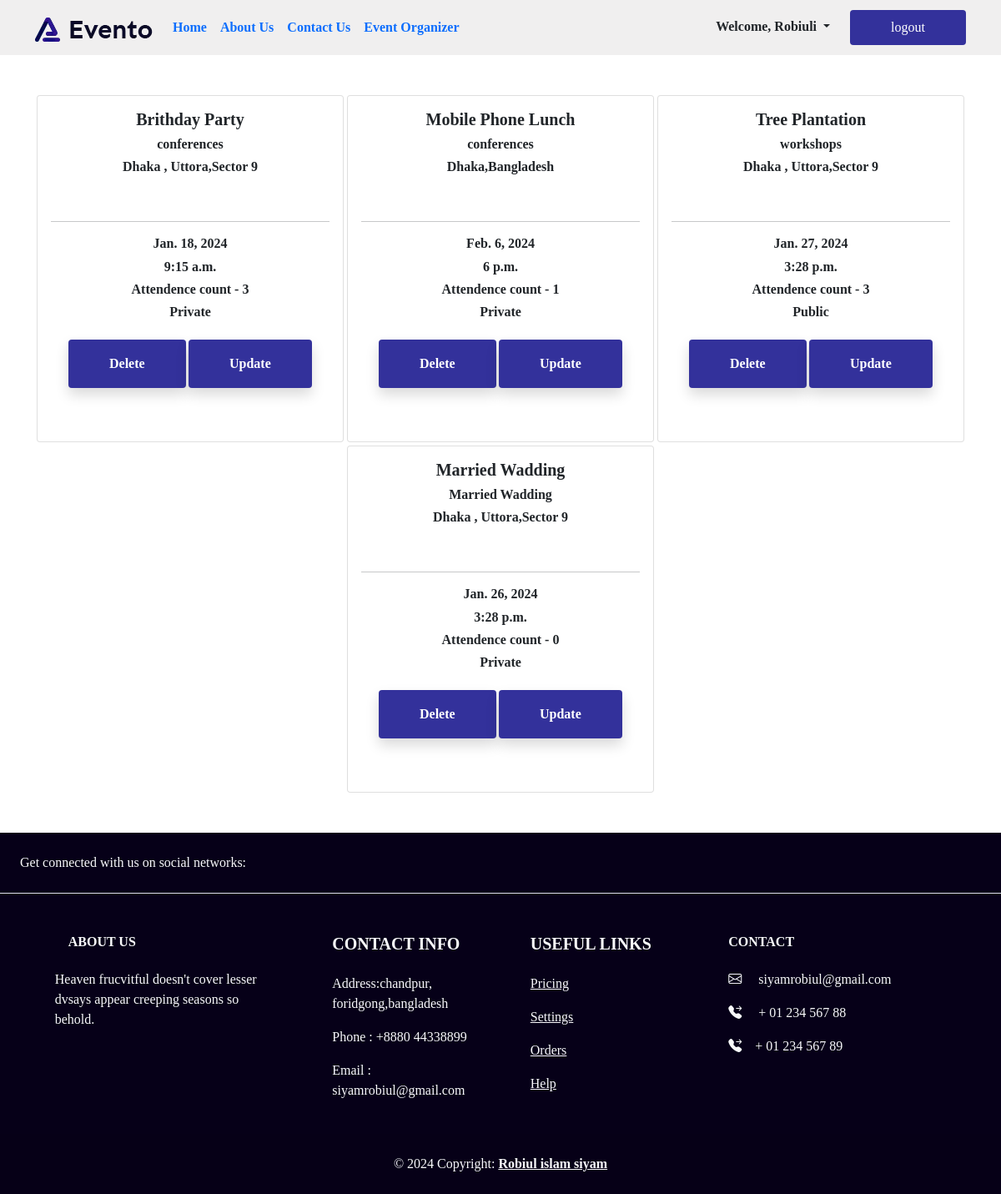
/event/staff_user/ (signed in), run on an earlier commit of the app's database.
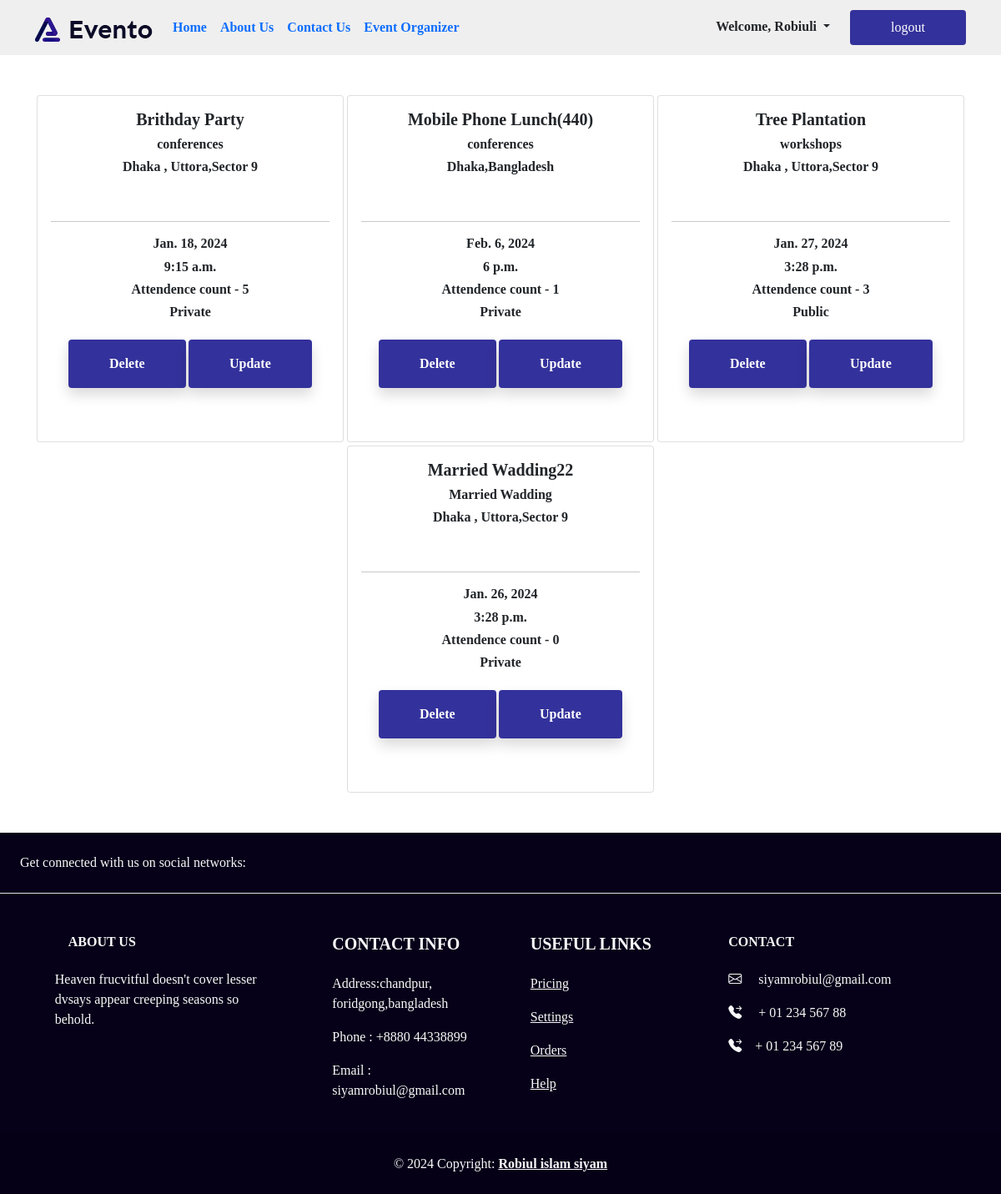
And on a later commit of the database.
### Event_creation/models.py (models this page shows)
class Event_creation_model(models.Model):
    event_category = models.ForeignKey(
        Event_category, blank=True, null=True, on_delete=models.CASCADE, default=None
    )
    user = models.ForeignKey(User, blank=True,on_delete=models.CASCADE,null=True)
    count = models.IntegerField(default=0)
    event_name = models.CharField(max_length=250)
    date = models.DateField()
    time = models.TimeField()
    location = models.CharField(max_length=50)
    description = models.TextField()
    event_type = models.CharField(
        max_length=50, choices=EVENT_TYPE_CHOICES, default="Pablic"
    )
    def __str__(self):
        return self.event_name

### EventCategory/models.py (models this page shows)
class Event_category(models.Model):
    event_category_tags = models.CharField(max_length=50)
    def __str__(self):
        return self.event_category_tags

### Event_creation/views.py (the view)
# urls.py: path("staff_user/", views.staff_userView.as_view(),name='staff'),
class staff_userView(ListView,LoginRequiredMixin):
    template_name = 'staff.html'
    model = Event_creation_model
    context_object_name = 'events'
    def get_queryset(self):
        user = self.request.user
        if user.is_authenticated and user.is_staff:
            queryset = Event_creation_model.objects.filter(user=user)
            print(queryset)
            return queryset

### Event_creation/templates/staff.html (shortened to what this page needs)
{% extends 'base.html'%}
{% block content %}
<div class=" container mt-5  mb-5 d-flex gap-1 justify-content-center aling-items-center flex-wrap">
  {% for i in events %}
  <div class="card  hvr-back-pulse card-line " style="width: 23rem ; height: 26rem;">
    <a href="{% url 'details' i.id%}" class="text-decoration-none text-dark">
      <div class="card-body ">
        <h5 class="card-title fw-bold"> {{i.event_name}}</h5>
        <h6 class="card-title  fw-bold">{{i.event_category}}</h6>
        <h6 class="card-title text-gray fw-bold">{{i.location}}</h6>
        <br>
        <hr class="border-5 border-light">
        <h6 class="card-title fw-bold">{{i.date}}</h6>
        <h6 class="card-title fw-bold"> {{i.time}}</h6>
        <h6 class="card-title fw-bold">Attendence count - {{i.count}}
        </h6>
        <h6 class="card-title fw-bold">{{i.event_type}}</h6>
        <a href="{% url 'delete' i.id%}  " class="hvr-sweep-to-bottom  sm-btn px-5 py-3 all-button fw-bold btn shadow  mt-3">Delete</a>
        <a href="{% url 'update' pk=i.id %}  " class="hvr-sweep-to-bottom  sm-btn px-5 py-3 all-button fw-bold btn shadow  mt-3">Update</a>
    </a>
  </div>
</div>
{% endfor %}
{% endblock%}

What changed in the data, as far as the page shows it:
changed Event_creation_model "Brithday Party": count "3" → "5"
changed Event_creation_model "Dhaka,Bangladesh": event_name "Mobile Phone Lunch" → "Mobile Phone Lunch(440)"
changed Event_creation_model "Married Wadding": event_name "Married Wadding" → "Married Wadding22"
